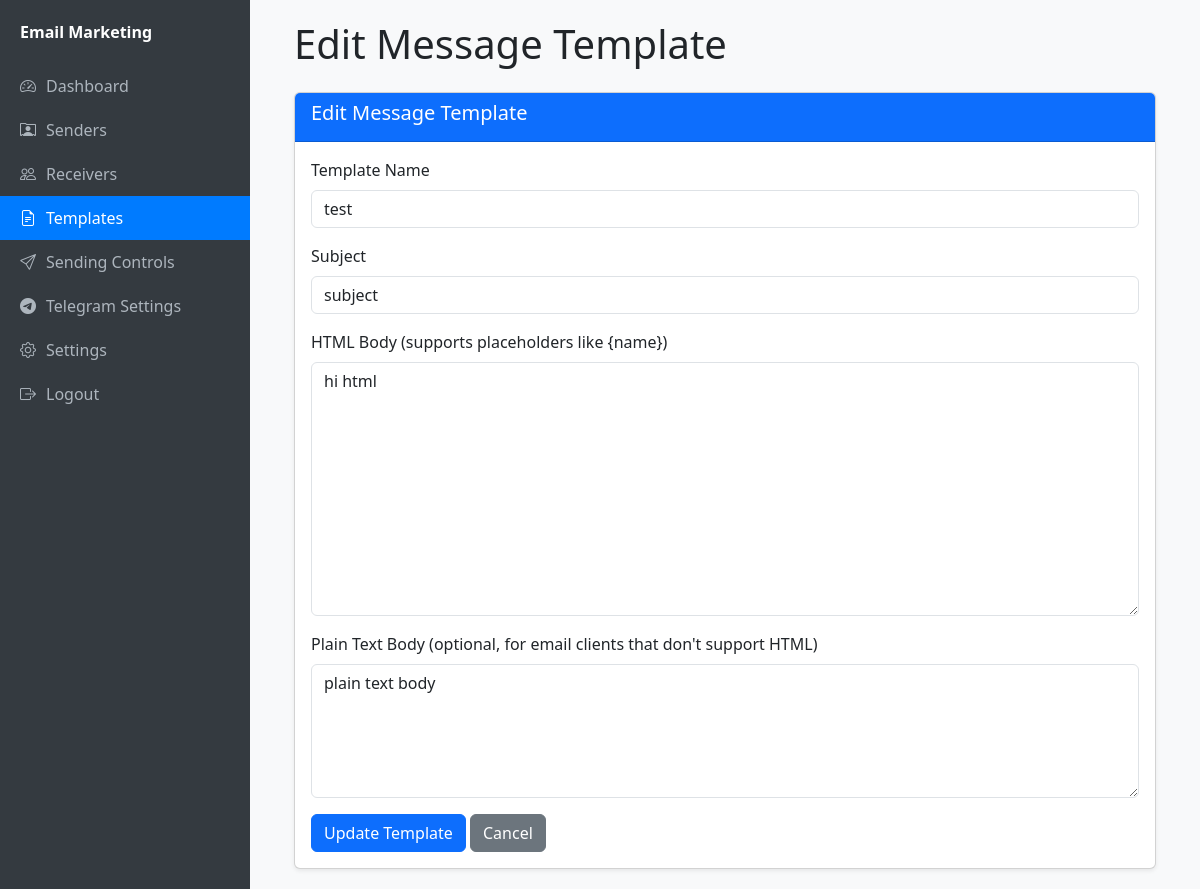
Screenshot of /templates/edit/1 (signed in) with the database file from the repository.
### app/models.py (models this page shows)
class MessageTemplate(db.Model):
    id = db.Column(db.Integer, primary_key=True)
    name = db.Column(db.String(100), unique=True, nullable=False)
    subject = db.Column(db.String(255), nullable=False)
    body_html = db.Column(db.Text, nullable=False)
    body_plain = db.Column(db.Text, nullable=True)
    is_active = db.Column(db.Boolean, default=False)

### app/templates/routes.py (the view, shortened to what this page needs)
@bp.route('/edit/<int:template_id>', methods=['GET', 'POST'])
@login_required
def edit(template_id):
    template = MessageTemplate.query.get_or_404(template_id)
    return render_template('templates/add_edit.html', title='Edit Message Template', template=template)

### app/models.py (called while the page is built)
@login_manager.user_loader
def load_user(user_id):
    return User.query.get(int(user_id))

### templates/templates/add_edit.html
{% extends "base.html" %}
{% block content %}
<div class="container-fluid">
    <h1 class="mb-4">{{ title }}</h1>
    <div class="card shadow-sm">
        <div class="card-header bg-primary text-white">
            <h5>{{ 'Add New' if not template else 'Edit' }} Message Template</h5>
        </div>
        <div class="card-body">
            <form method="POST">
                <div class="mb-3">
                    <label for="name" class="form-label">Template Name</label>
                    <input type="text" class="form-control" id="name" name="name" value="{{ template.name if template else '' }}" required>
                </div>
                <div class="mb-3">
                    <label for="subject" class="form-label">Subject</label>
                    <input type="text" class="form-control" id="subject" name="subject" value="{{ template.subject if template else '' }}" required>
                </div>
                <div class="mb-3">
                    <label for="body_html" class="form-label">HTML Body (supports placeholders like {name})</label>
                    <textarea class="form-control" id="body_html" name="body_html" rows="10" required>{{ template.body_html if template else '' }}</textarea>
                </div>
                <div class="mb-3">
                    <label for="body_plain" class="form-label">Plain Text Body (optional, for email clients that don't support HTML)</label>
                    <textarea class="form-control" id="body_plain" name="body_plain" rows="5">{{ template.body_plain if template else '' }}</textarea>
                </div>
                <button type="submit" class="btn btn-primary">{{ 'Add Template' if not template else 'Update Template' }}</button>
                <a href="{{ url_for('templates.index') }}" class="btn btn-secondary">Cancel</a>
            </form>
        </div>
    </div>
</div>
{% endblock %}

### templates/base.html (style rules this page uses)
body { display: flex; min-height: 100vh; background-color: #f8f9fa; }

### rows the page displays
MessageTemplate: name "test", subject "subject", body_html "hi html", body_plain "plain text body"

### other values shown
{{ title }} "Edit Message Template"
{{ 'Add New' if not template else 'Edit' }} "Edit"
{{ 'Add Template' if not template else 'Update Template' }} "Update Template"
